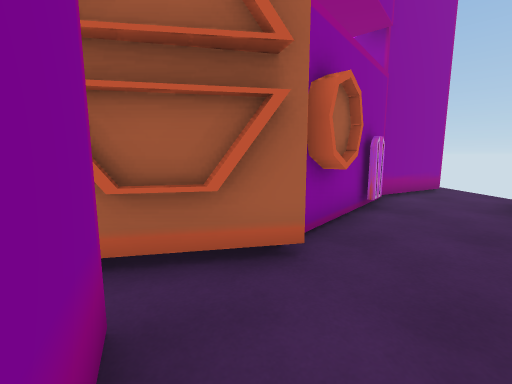
[1] (above)

16 first-person views from a walk through a Unity game level. The camera is 1.3 m above the floor, tilts 8° down and sees 90° across. The floor is counted in squares, 1 m on a side. Each view is taken from the middle of a square. On the plan, view 1 faces up. The plan holds only what a view shows up to about 13 squares ahead; the rest is blank. The place goes on beyond the plan. The player character is not drawn. Some animated figures are not drawn. Some surface patterns are stand-ins.

[2]
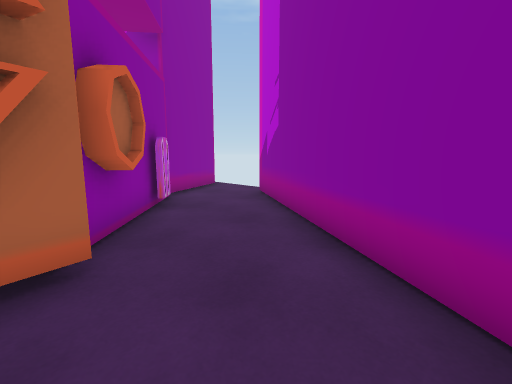

[3]
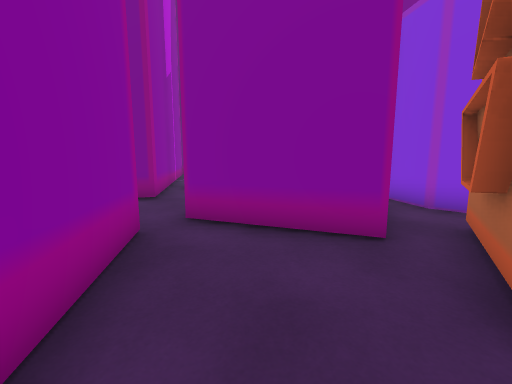

[4]
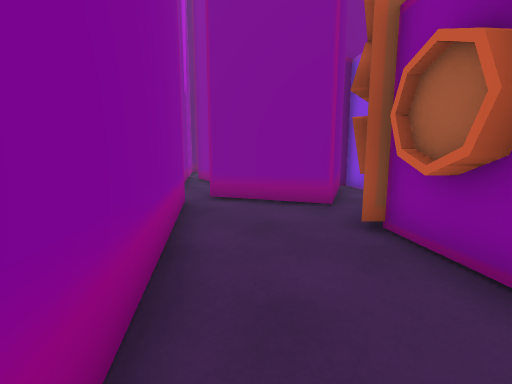

[5]
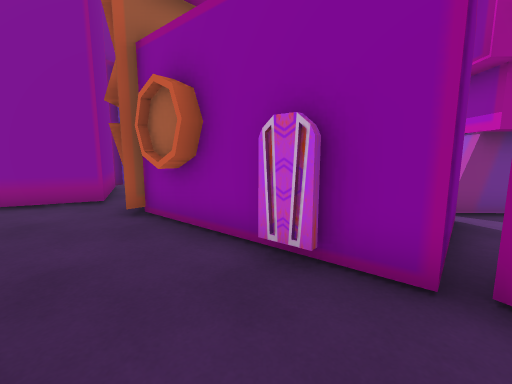

[6]
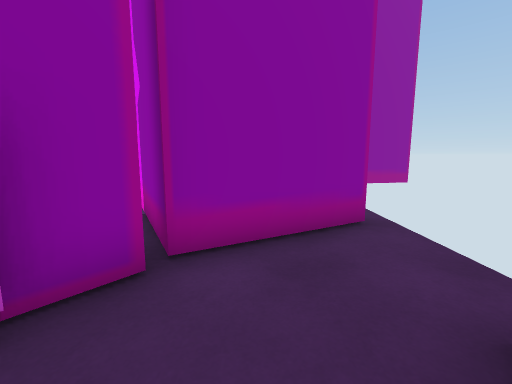

[7]
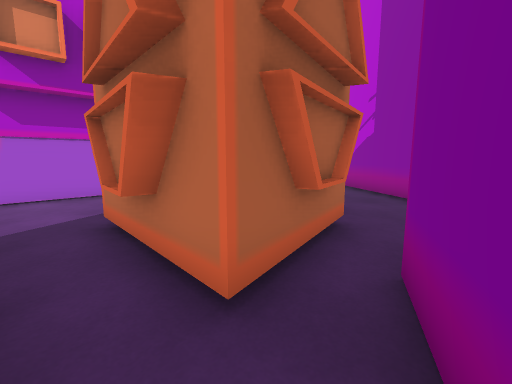

[8]
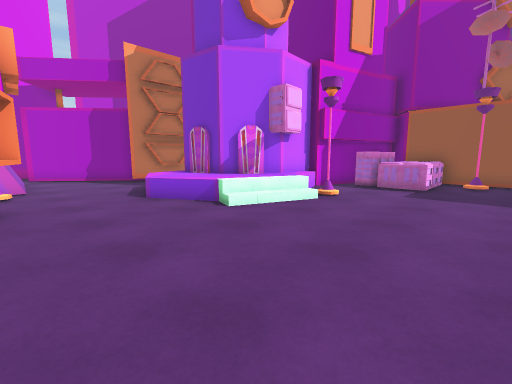

[9]
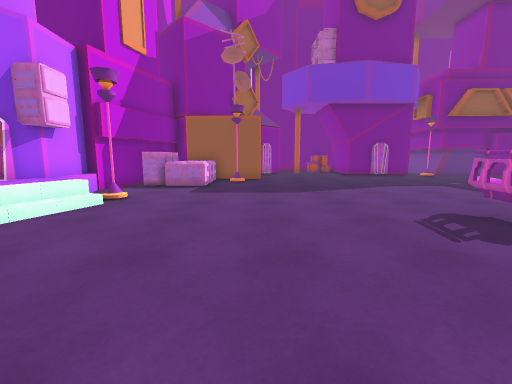

[10]
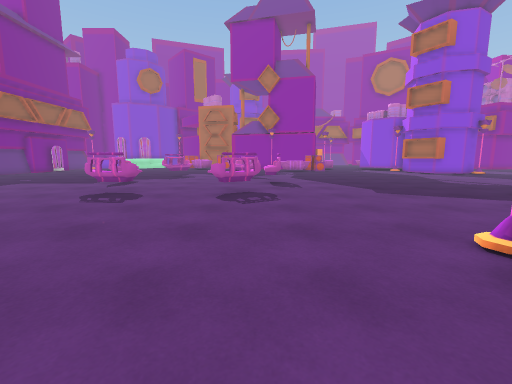

[11]
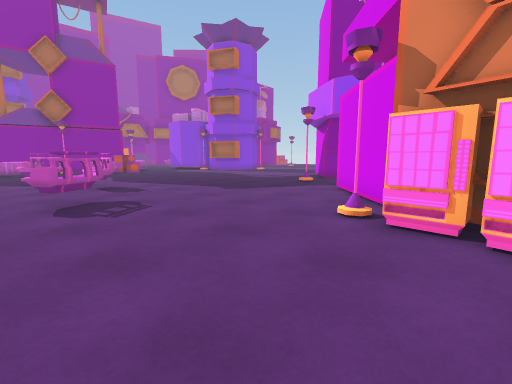

[12]
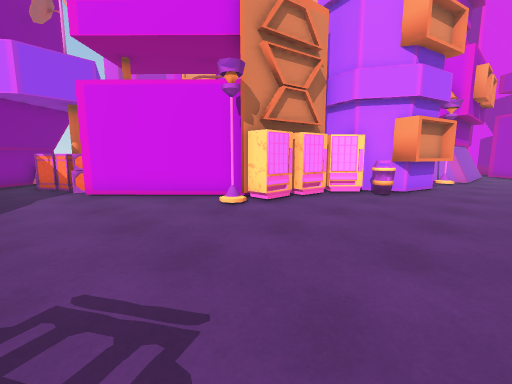

[13]
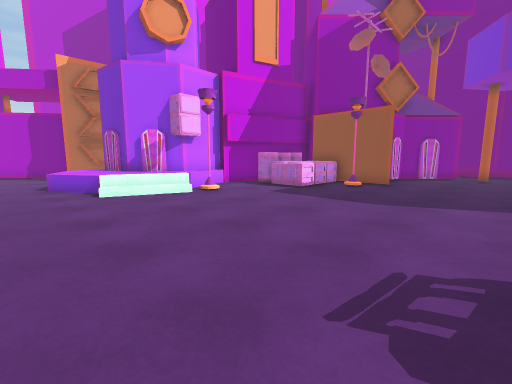

[14]
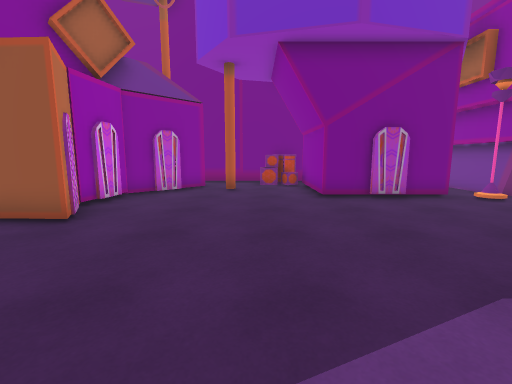

[15]
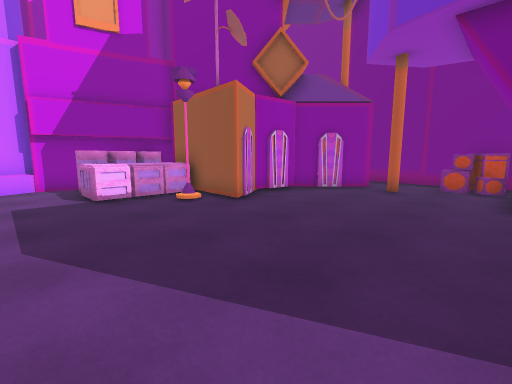

[16]
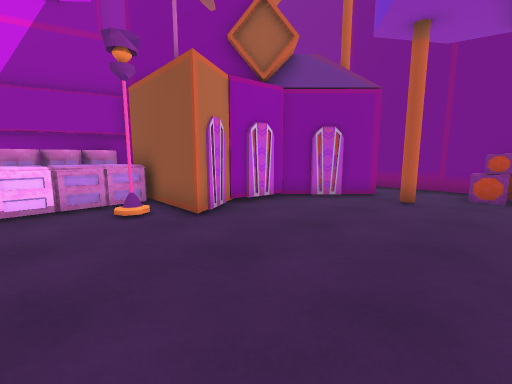

### Floor plan
Key: @ floor where view 1 was taken; # wall or solid block; . floor; / step, stairs or slope; O other object.
Columns run from 25 left of view 1 to 7 right of it. Each row starts with its distance up from view 1.
 22 ...  .OO
 21 .... ..OOOO
 20 ....O..OOOOO
 19 .......OOOOOO
 18 ........OOOOO
 17 .........OOO
 16 ..........OO
 15 ..........OOO  O
 14 ...........OOOOO
 13 ..............OO
 12 OO............OO     OO  O
 11 ...OO..........OOO..OOOOOO.##
 10 ....O.....................O #  ##
  9 .........................OOO####.
  8 .................O......OO OO#...
  7 ....O........././  .....O  OO....
  6 ....O........./      ..O   OO...#
  5 ....O........./  OOO .O O OO...##
  4 OO.........../  OO   .O OOO...##
  3 .............OOOO    .OOOO....#
  2 ...............OOO  O........##
  1 ...............OOO  O.###...##
  0 ...........OOOOOOOOOO## #@..#
 -1 ...........OOOOO  OO    ##.##
 -2 ..........OOOOO          #.#
 -3 .........OOOOOOO         ..
 -4 .........OOOOOO         ..
 -5 ..........OO            .#
 -6 OOO......OO           ####
 -7    O.....OOO          ##
 -8    O..O.OOOO          ##
 -9    O...OOOOOO         #
-10    OOO...OO
-11    ###### O

Where each view was taken, in squares from view 1:
view 1: 0 up, 0 right, facing up
view 2: 0 up, 0 right, facing up-right
view 3: 3 up, 3 right, facing down-left
view 4: 5 up, 5 right, facing down-left
view 5: 6 up, 6 right, facing left
view 6: 5 up, 5 right, facing up
view 7: 1 up, 4 left, facing up-right
view 8: 11 up, 16 left, facing down-right
view 9: 11 up, 16 left, facing down
view 10: 11 up, 12 left, facing left
view 11: 9 up, 13 left, facing up-left
view 12: 9 up, 20 left, facing up-right
view 13: 9 up, 20 left, facing down-right
view 14: 2 up, 20 left, facing down
view 15: 2 up, 22 left, facing down-right
view 16: 0 up, 21 left, facing down-right
